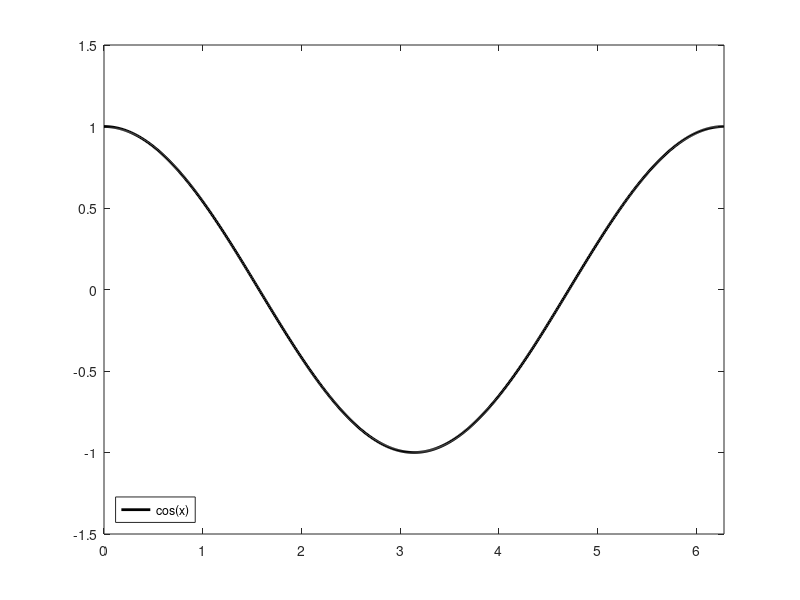

Reproduce this figure in MATLAB.
%% MATLAB in a nutshell
% Note this code is to be stored in a file: nutshell.m
% This is a very brief and quick introduction to \textsc{MATLAB}
% Read also the corresponding sections in the \textsc{MATLAB} documentation
% MATLAB documentation can be found here: https://www.mathworks.com/help/matlab

%% variables
alpha1 = 10 % scalar
vec1 = [1, 2, 3] % row vector. Commas may be ommitted
vec2 = [1; 2; 3] % column vector
xValues = 0:0.01:2*pi % range vector start value: increment: stop value

%% semicolon and comments
a = 10; % will define a and not print the value of a
a = 10 % will defien a and print the value of a
% everything after the percentage sign will be ignored
%{
 This is a multiline comment
 available from MATLAB 7 (R14)
 and may help to comment out a
 larger block of code instead of
 using single percentage signs
%}

%% functions and evaluation
f = @(x) cos(x); % defines f(x) = cos(x)
f(2) % evaluates f(2), i.e. cos(2) 
yValues = f(xValues); % evaluates all xValues

% 2d plotting
plot(xValues, yValues, 'k', 'LineWidth', 2) % What is 'k'? black, k is black.
axis([0, 2*pi, -1.5, 1.5]) % set axis limits
legend({'cos(x)'}, 'location', 'SouthWest') % legend position
shg

%% getting help / documentation
help plot
help doc 

%% conditional statements
a = randi([-10 10]);
b = randi([-10 10]);

fprintf('a = %d, b = %d, a*b = %d\n', a, b, a*b)

if a*b == 0
    fprintf('The product of a and b is zero\n')
elseif a*b <0
    fprintf('The product of a and b is negative\n')
else
    fprintf('The product of a and b is positive\n')
end

%% for loop
for n = 1:1:10
   factorial(n)
end

%% while loop
n = 1
while n <= 10
  factorial(n)
  n = n + 1;
end

%% fprintf statement (\n: carriage return)
fprintf('This is some text\n'); % print the plain text
fprintf('A random number: %d\n', randi([0, 10])); % print a random whole number between 0 and 10
format long % show 16 significant digits 
fprintf('Pi is: %f\n', pi);
fprintf('Pi is: %1.2f\n', pi) % 1 digit before decimal and 2 after
format short % show 6 significant digits
fprintf('Pi: %f\n', pi);

%% publish this MATLAB file (default HTML)
%publish('intro.m','pdf') % PDF
%publish('intro.m','doc') % MS Word